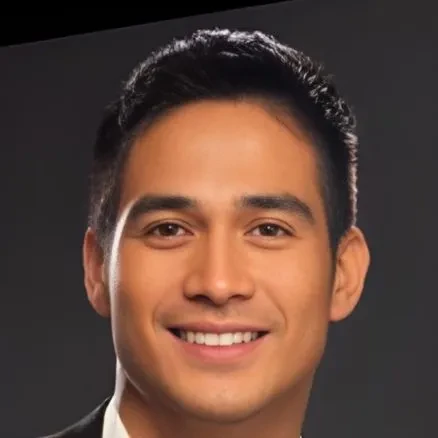
#> input picture try.webp, 438 x 438 px
$ jupyter execute --allow-errors 'Myntra'"'"'s Hackerramp.ipynb'   (shell and % lines are left out)
#> lines starting #> are read from the running program, lines starting #| are printed output that depends on the picture
[cell 1]
import zipfile

# Upload the zip file using Jupyter Notebook interface

# Extract the zip file
#> (the rest of this cell did not finish here and is left out)

[cell 2]
import cv2
import numpy as np
from sklearn.cluster import KMeans
import os

def extract_skin_tone(image_path, k=1):
    image = cv2.imread(image_path)
    image = cv2.cvtColor(image, cv2.COLOR_BGR2RGB)
    pixels = image.reshape(-1, 3)

    kmeans = KMeans(n_clusters=k)
    kmeans.fit(pixels)

    dominant_color = kmeans.cluster_centers_[0]
    return dominant_color / 255.0

celebA_path = './celeba'
skin_tones = []

#> (the rest of this cell did not finish here and is left out)

[cell 3]
from sklearn.cluster import KMeans
import numpy as np
import matplotlib.pyplot as plt
import pandas as pd

skin_tones_df = pd.read_csv('./skin_tones.csv')
#> (reads skin_tones.csv from the repository)

# Convert the skin tones to numpy array
skin_tones_np = skin_tones_df[['R', 'G', 'B']].values

# Normalize the skin tones
normalized_skin_tones = skin_tones_np

# Perform K-Means clustering to find major skin tone clusters
kmeans = KMeans(n_clusters=10, random_state=42)  # Adjust the number of clusters as needed
kmeans.fit(normalized_skin_tones)

# Get the cluster centers (major skin tones)
major_skin_tones = kmeans.cluster_centers_

# Convert back to RGB scale
major_skin_tones_rgb = (major_skin_tones * 255).astype(int)

# Display the major skin tones
print("Major Skin Tones (RGB):")
print(major_skin_tones_rgb)

# Plot the major skin tones
plt.figure(figsize=(10, 2))
for i, color in enumerate(major_skin_tones_rgb):
    plt.subplot(1, 10, i + 1)
    plt.imshow([[color / 255.0]])
    plt.axis('off')
plt.show()
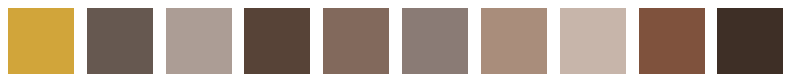
#> figure drawn by matplotlib, 10 panels

[cell 4]
def complementary_color(rgb_color):
    return [255 - rgb_color[0], 255 - rgb_color[1], 255 - rgb_color[2]]

def analogous_colors(rgb_color):
    # Shift by +/-30 degrees in HSV space for simplicity
    hsv = cv2.cvtColor(np.uint8([[rgb_color]]), cv2.COLOR_RGB2HSV)[0][0]
    analogous1 = (hsv[0] + 30) % 180, hsv[1], hsv[2]
    analogous2 = (hsv[0] - 30) % 180, hsv[1], hsv[2]
    return [cv2.cvtColor(np.uint8([[analogous1]]), cv2.COLOR_HSV2RGB)[0][0],
            cv2.cvtColor(np.uint8([[analogous2]]), cv2.COLOR_HSV2RGB)[0][0]]

def triadic_colors(rgb_color):
    # Shift by 120 degrees in HSV space
    hsv = cv2.cvtColor(np.uint8([[rgb_color]]), cv2.COLOR_RGB2HSV)[0][0]
    triadic1 = (hsv[0] + 60) % 180, hsv[1], hsv[2]
    triadic2 = (hsv[0] + 120) % 180, hsv[1], hsv[2]
    return [cv2.cvtColor(np.uint8([[triadic1]]), cv2.COLOR_HSV2RGB)[0][0],
            cv2.cvtColor(np.uint8([[triadic2]]), cv2.COLOR_HSV2RGB)[0][0]]

[cell 5]
import cv2
import numpy as np
import pandas as pd

# Load the colors dataset
colors_df = pd.read_csv('./colors.csv')  # Replace with actual path
#> (reads colors.csv from the repository)
skin_tones_df = pd.read_csv('./skin_tones.csv')  # Replace with actual path

# Convert the skin tones to numpy array
skin_tones_np = skin_tones_df[['R', 'G', 'B']].values

# Normalize RGB values
def normalize_rgb(r, g, b):
    return r / 255.0, g / 255.0, b / 255.0

data = []
labels = []

for skin_tone in skin_tones_np:
    comp_color = complementary_color(skin_tone)
    analogous_colors_list = analogous_colors(skin_tone)
    triadic_colors_list = triadic_colors(skin_tone)
    for _, row in colors_df.iterrows():
        color_rgb = (row['R'], row['G'], row['B'])
        normalized_color_rgb = normalize_rgb(*color_rgb)
        # Convert to numpy arrays for comparison
        color_rgb_np = np.array(color_rgb)
        comp_color_np = np.array(comp_color)
        analogous_colors_np = [np.array(color) for color in analogous_colors_list]
        triadic_colors_np = [np.array(color) for color in triadic_colors_list]

        # Check if color_rgb_np matches any of the color harmony arrays
        if (np.array_equal(color_rgb_np, comp_color_np) or
            any(np.array_equal(color_rgb_np, color) for color in analogous_colors_np) or
            any(np.array_equal(color_rgb_np, color) for color in triadic_colors_np)):
            labels.append(1)
        else:
            labels.append(0)
        data.append(list(skin_tone) + list(color_rgb))

# Convert to DataFrame
data_df = pd.DataFrame(data, columns=['Skin_R', 'Skin_G', 'Skin_B', 'Color_R', 'Color_G', 'Color_B'])
labels_df = pd.DataFrame(labels, columns=['Label'])

# Combine data and labels
dataset = pd.concat([data_df, labels_df], axis=1)

[cell 6]
# Filter the rows where the label is 1
suitable_colors_df = dataset[dataset['Label'] == 1]

# Print the filtered rows
print(suitable_colors_df)

[cell 7]
from sklearn.model_selection import train_test_split
from sklearn.ensemble import RandomForestClassifier
from sklearn.metrics import accuracy_score

# Split into training and testing sets
X_train, X_test, y_train, y_test = train_test_split(data_df, labels_df, test_size=0.2, random_state=42)

# Train a Random Forest model
model = RandomForestClassifier(n_estimators=100, random_state=42)
model.fit(X_train, y_train.values.ravel())

# Evaluate the model
y_pred = model.predict(X_test)
accuracy = accuracy_score(y_test, y_pred)
print(f"Model Accuracy: {accuracy}")

[cell 8]
def recommend_colors(skin_tone, model, colors_df):
#> called with skin_tone = (24, 172, 105)
    recommendations = []
    count=0
    for _, row in colors_df.iterrows():
        color_rgb = (row['R'], row['G'], row['B'])
        normalized_color_rgb = normalize_rgb(*color_rgb)
        features = np.array([list(skin_tone) + list(normalized_color_rgb)])
        if model.predict(features)[0] == 1:
            recommendations.append(row['Color_Name'])
            count=count+1
    print(count)
    return recommendations

# Example usage
example_skin_tone = (24, 172, 105)  # Replace with actual skin tone
recommended_colors = recommend_colors(example_skin_tone, model, colors_df)
print(f"Recommended colors for skin tone {example_skin_tone}: {recommended_colors}")

[cell 9]
import numpy as np
import cv2
from sklearn.cluster import KMeans
import matplotlib.pyplot as plt

def extract_dominant_colors(image, k=3):
    """Extract dominant colors from an image using K-means clustering."""
    pixels = np.float32(image.reshape(-1, 3))
    kmeans = KMeans(n_clusters=k).fit(pixels)
    centers = kmeans.cluster_centers_
    return centers

def apply_color_harmony(base_color, harmony_type='complementary'):
    """Apply color harmony rules to generate a set of harmonious colors."""
    base_color = np.array(base_color) / 255.0
    harmonious_colors = []

    if harmony_type == 'analogous':
        for i in [-1, 1]:
            harmonious_colors.append(np.clip(base_color + i * 0.1, 0, 1) * 255)

    elif harmony_type == 'complementary':
        harmonious_colors.append((1 - base_color) * 255)

    elif harmony_type == 'triadic':
        harmonious_colors.append(np.roll(base_color, 1) * 255)
        harmonious_colors.append(np.roll(base_color, -1) * 255)

    elif harmony_type == 'split-complementary':
        harmonious_colors.append(np.clip((1 - base_color) + 0.1, 0, 1) * 255)
        harmonious_colors.append(np.clip((1 - base_color) - 0.1, 0, 1) * 255)

    elif harmony_type == 'tetradic':
        harmonious_colors.append(np.roll(base_color, 1) * 255)
        harmonious_colors.append((1 - base_color) * 255)
        harmonious_colors.append(np.roll(base_color, -1) * 255)

    elif harmony_type == 'monochromatic':
        for i in [0.1, 0.2, 0.3]:
            harmonious_colors.append(np.clip(base_color * (1 + i), 0, 1) * 255)

    return np.array(harmonious_colors, dtype=np.uint8)

# Example usage
image = cv2.imread('./try.webp')
#> image is the input picture: shape (438, 438, 3); mean B, G, R 58.2, 68.8, 95.2
dominant_colors = extract_dominant_colors(image)
#> in extract_dominant_colors, `centers = kmeans.cluster_centers_`: centers = [[64.86, 86.34, 137], [40.93, 39.49, 44.15], [103.1, 141.1, 213.8]]
#> dominant_colors has the same summary as centers in extract_dominant_colors

for color in dominant_colors:
    harmonious_colors = apply_color_harmony(color, 'complementary')
    plt.figure()
    plt.imshow([harmonious_colors])
    plt.show()
#> this loop made 3 passes
#> (color, base_color in apply_color_harmony, harmonious_colors) on passes 1 to 3: ([64.86, 86.34, 137], [0.254, 0.339, 0.537], [[190, 168, 118]]), ([40.93, 39.49, 44.15], [0.161, 0.155, 0.173], [[214, 215, 210]]), ([103.1, 141.1, 213.8], [0.404, 0.553, 0.839], [[151, 113, 41]])
#> pass 1, `plt.show()`:
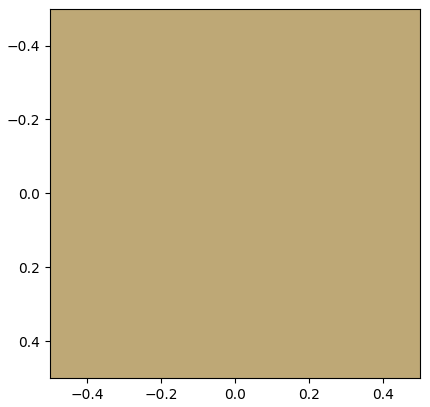
#> figure drawn by matplotlib, 1 panel
#> pass 2, `plt.show()`:
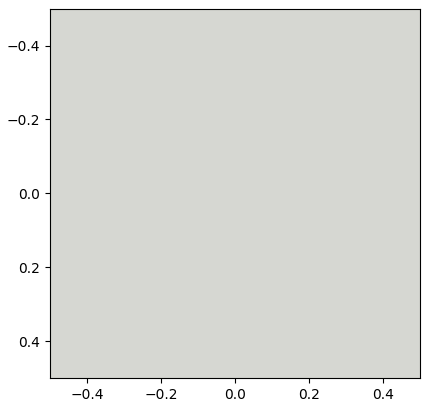
#> figure drawn by matplotlib, 1 panel
